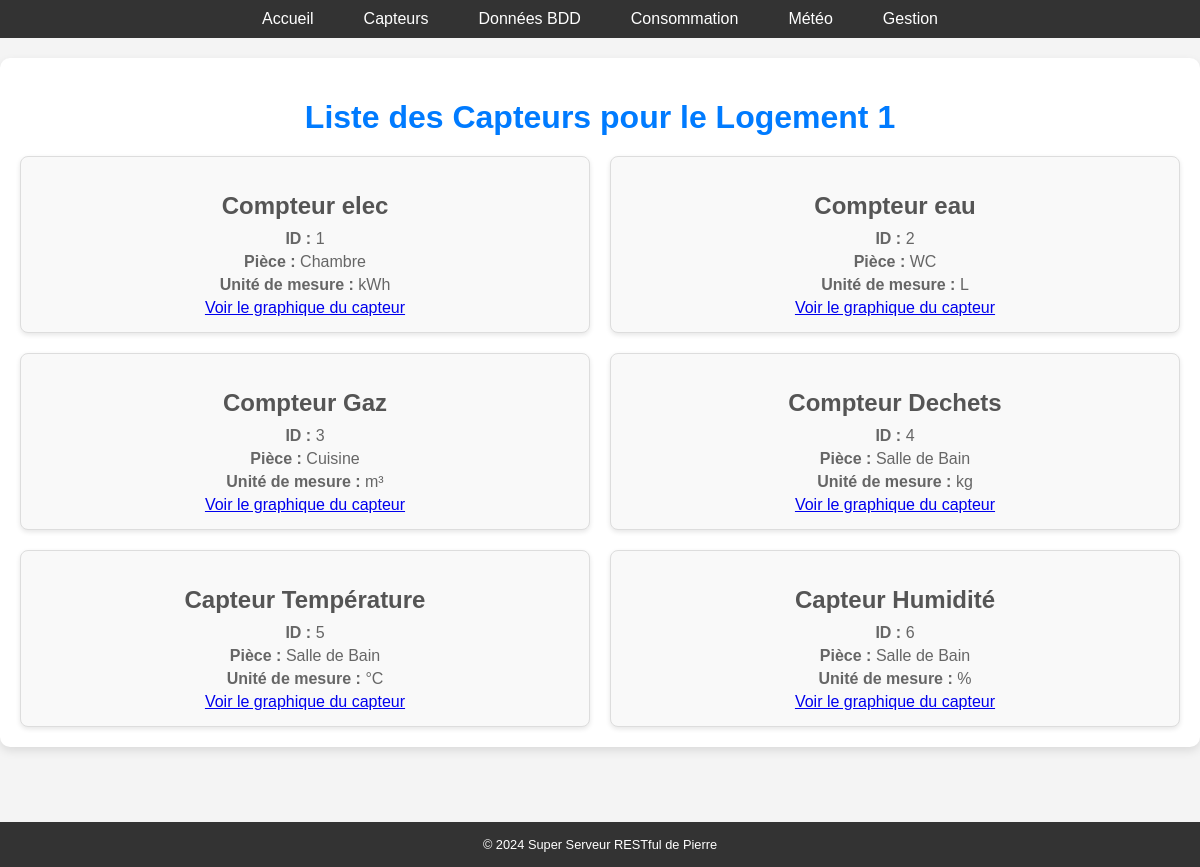
The app's page /capteur/LOG001 with its own data.
### tables this page shows
CREATE TABLE Capteur_Actionneur (
    CAPTEUR_ID INTEGER PRIMARY KEY AUTOINCREMENT,
    TYPE_ID INTEGER,
    reference_commerciale TEXT,
    PIECE_ID INTEGER,
    --port_communication TEXT,
    date_insertion TIMESTAMP DEFAULT CURRENT_TIMESTAMP,
    FOREIGN KEY (TYPE_ID) REFERENCES Type_Capteur_Actionneur(TYPE_ID),
    FOREIGN KEY (PIECE_ID) REFERENCES Piece(PIECE_ID)
);

CREATE TABLE Type_Capteur_Actionneur (
    TYPE_ID INTEGER PRIMARY KEY AUTOINCREMENT,
    nom TEXT,
    unite_mesure TEXT,
    plage_precision TEXT
);

CREATE TABLE Piece (
    PIECE_ID INTEGER PRIMARY KEY AUTOINCREMENT,
    nom TEXT,
    coordonnee_x INTEGER,
    coordonnee_y INTEGER,
    coordonnee_z INTEGER,
    LOGEMENT_ID TEXT,
    FOREIGN KEY (LOGEMENT_ID) REFERENCES Logement(LOGEMENT_ID)
);

### serveur_restfull_site_3_8.py (the view)
@app.route('/capteur/<logement_id>')
def capteurs(logement_id):
    try:
        conn = get_db_connection()
        cursor = conn.cursor()
        cursor.execute("""
            SELECT
                ca.CAPTEUR_ID AS id,
                tc.nom AS nom_capteur,
                tc.unite_mesure AS unite_mesure,
                p.nom AS nom_piece
            FROM
                Capteur_Actionneur ca
            INNER JOIN
                Type_Capteur_Actionneur tc ON ca.TYPE_ID = tc.TYPE_ID
            INNER JOIN
                Piece p ON ca.PIECE_ID = p.PIECE_ID
            WHERE
                p.LOGEMENT_ID = ?;
        """, (logement_id,))
        capteurs = cursor.fetchall()
        conn.close()
        capteurs_data = [
            {
                "id": row["id"],  # ID du capteur
                "nom_capteur": row["nom_capteur"],  # Nom du capteur
                "unite_mesure": row["unite_mesure"],  # Unité de mesure
                "nom_piece": row["nom_piece"],  # Pièce associée
            }
            for row in capteurs
        ]
        return render_template('capteurs.html', capteurs=capteurs_data)
    except Exception as e:
        return jsonify({'error': str(e)}), 500

### serveur_restfull_site_3_8.py (called while the page is built)
def get_db_connection():
    conn = sqlite3.connect('bdd_essai1.db')
    conn.row_factory = sqlite3.Row  # Permet de transformer les résultats en dictionnaires
    return conn

### templates/capteurs.html (shortened to what this page needs)
{% extends 'base.html' %}
{% block content %}
<div class="sensor-container">
    <h1>Liste des Capteurs pour le Logement 1</h1>
    <div class="sensor-list">
        {% for capteur in capteurs %}
        <div class="sensor-item">
            <h2>{{ capteur.nom_capteur }}</h2>
            <p><strong>ID :</strong> {{ capteur.id }}</p>
            <p><strong>Pièce :</strong> {{ capteur.nom_piece }}</p>
            <p><strong>Unité de mesure :</strong> {{ capteur.unite_mesure }}</p>
            <a href="/graphique_capteur/{{ capteur.id }}">Voir le graphique du capteur </a>
        </div>
        {% endfor %}
    </div>
</div>
{% endblock %}

### static/styles.css (style rules this page uses)
body { font-family: Arial, sans-serif; margin: 0; padding: 0; background-color: #f4f4f4; box-sizing: border-box; }
h1, h2 { text-align: center; color: #333; }
.sensor-container { max-width: 1200px; margin: 20px auto; padding: 20px; background: #fff; box-shadow: 0 4px 10px rgba(0, 0, 0, 0.1); border-radius: 10px; color: #333; font-family: Arial, sans-serif; margin-bottom: 60px; }
.sensor-container h1 { text-align: center; margin-bottom: 20px; font-size: 2rem; color: #007BFF; }
.sensor-list { display: flex; flex-wrap: wrap; gap: 20px; justify-content: center; }
.sensor-item { flex: 1 1 calc(33.333% - 20px); background: #f9f9f9; border: 1px solid #ddd; border-radius: 8px; padding: 15px; box-shadow: 0 2px 5px rgba(0, 0, 0, 0.1); text-align: center; }
.sensor-item h2 { margin-bottom: 10px; font-size: 1.5rem; color: #555; }
.sensor-item p { margin: 5px 0; font-size: 1rem; color: #666; }

### records on screen
Capteur_Actionneur: nom_capteur "Compteur elec", id "1", nom_piece "Chambre", unite_mesure "kWh"
Capteur_Actionneur: nom_capteur "Compteur eau", id "2", nom_piece "WC", unite_mesure "L"
Capteur_Actionneur: nom_capteur "Compteur Gaz", id "3", nom_piece "Cuisine", unite_mesure "m³"
Capteur_Actionneur: nom_capteur "Compteur Dechets", id "4", nom_piece "Salle de Bain", unite_mesure "kg"
Capteur_Actionneur: nom_capteur "Capteur Température", id "5", nom_piece "Salle de Bain", unite_mesure "°C"
Capteur_Actionneur: nom_capteur "Capteur Humidité", id "6", nom_piece "Salle de Bain", unite_mesure "%"
